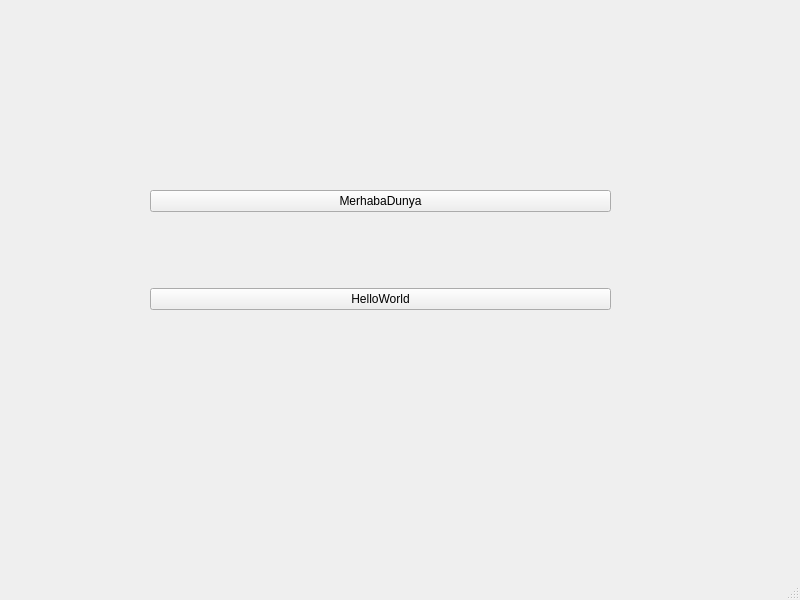
<?xml version="1.0" encoding="UTF-8"?>
<ui version="4.0">
 <class>MainWindow</class>
 <widget class="QMainWindow" name="MainWindow">
  <property name="geometry">
   <rect>
    <x>0</x>
    <y>0</y>
    <width>800</width>
    <height>600</height>
   </rect>
  </property>
  <property name="windowTitle">
   <string>MainWindow</string>
  </property>
  <widget class="QWidget" name="centralwidget">
   <widget class="QWidget" name="">
    <property name="geometry">
     <rect>
      <x>150</x>
      <y>120</y>
      <width>461</width>
      <height>261</height>
     </rect>
    </property>
    <layout class="QVBoxLayout" name="verticalLayout">
     <item>
      <widget class="QPushButton" name="pshB_Merhaba">
       <property name="text">
        <string>MerhabaDunya</string>
       </property>
      </widget>
     </item>
     <item>
      <widget class="QPushButton" name="pshB_Hello">
       <property name="text">
        <string>HelloWorld</string>
       </property>
      </widget>
     </item>
    </layout>
   </widget>
  </widget>
  <widget class="QMenuBar" name="menubar">
   <property name="geometry">
    <rect>
     <x>0</x>
     <y>0</y>
     <width>800</width>
     <height>25</height>
    </rect>
   </property>
  </widget>
  <widget class="QStatusBar" name="statusbar"/>
 </widget>
 <resources/>
 <connections/>
</ui>
